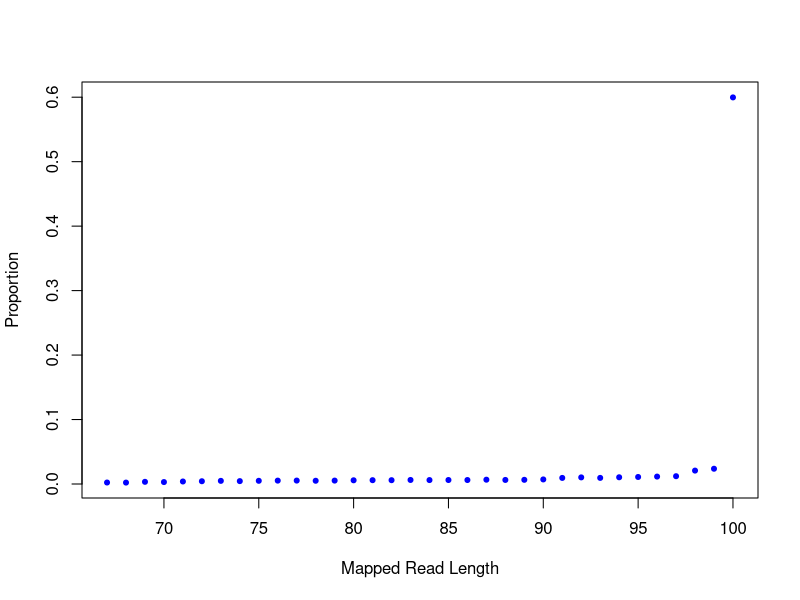

Source code (R):
png("/sonas-hs/bsr/hpc/data/yjin/test_BAMqc/exp/test1/figs/smp1.readlen_profile.png",width=500,height=500,units="px")
readlen_val=c(67,68,69,70,71,72,73,74,75,76,77,78,79,80,81,82,83,84,85,86,87,88,89,90,91,92,93,94,95,96,97,98,99,100)
readlen_count=c(182,173,267,238,308,340,386,354,392,415,421,399,419,456,470,469,496,483,489,488,529,499,514,561,748,813,751,827,863,912,958,1648,1875,47529)
plot(readlen_val,(readlen_count/79258),pch=20,xlab="Mapped Read Length",ylab="Proportion",col="blue")
dev.state=dev.off()
